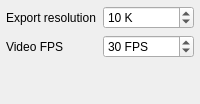
                         <widget class="QWidget" name="tab_11">
                          <attribute name="icon">
                           <iconset resource="../Icons/icons.qrc">
                            <normaloff>:/Icons/icons/picture.png</normaloff>:/Icons/icons/picture.png</iconset>
                          </attribute>
                          <attribute name="title">
                           <string>Export</string>
                          </attribute>
                          <layout class="QVBoxLayout" name="verticalLayout_4">
                           <property name="leftMargin">
                            <number>6</number>
                           </property>
                           <property name="topMargin">
                            <number>6</number>
                           </property>
                           <property name="rightMargin">
                            <number>6</number>
                           </property>
                           <property name="bottomMargin">
                            <number>6</number>
                           </property>
                           <item>
                            <widget class="QFrame" name="frame_51">
                             <property name="frameShape">
                              <enum>QFrame::Shape::NoFrame</enum>
                             </property>
                             <property name="frameShadow">
                              <enum>QFrame::Shadow::Raised</enum>
                             </property>
                             <layout class="QGridLayout" name="gridLayout_3">
                              <property name="leftMargin">
                               <number>0</number>
                              </property>
                              <property name="topMargin">
                               <number>0</number>
                              </property>
                              <property name="rightMargin">
                               <number>0</number>
                              </property>
                              <property name="bottomMargin">
                               <number>0</number>
                              </property>
                              <item row="2" column="0">
                               <spacer name="verticalSpacer_14">
                                <property name="orientation">
                                 <enum>Qt::Orientation::Vertical</enum>
                                </property>
                                <property name="sizeHint" stdset="0">
                                 <size>
                                  <width>20</width>
                                  <height>40</height>
                                 </size>
                                </property>
                               </spacer>
                              </item>
                              <item row="0" column="1">
                               <widget class="QSpinBox" name="resolution_factor_spinBox">
                                <property name="toolTip">
                                 <string>&lt;html&gt;&lt;head/&gt;&lt;body&gt;&lt;p&gt;Resolution factor.&lt;/p&gt;&lt;p&gt;1K = 1920 x 1080 pixels&lt;/p&gt;&lt;/body&gt;&lt;/html&gt;</string>
                                </property>
                                <property name="suffix">
                                 <string> K</string>
                                </property>
                                <property name="minimum">
                                 <number>1</number>
                                </property>
                                <property name="maximum">
                                 <number>100</number>
                                </property>
                                <property name="value">
                                 <number>10</number>
                                </property>
                               </widget>
                              </item>
                              <item row="1" column="1">
                               <widget class="QSpinBox" name="fps_spinBox">
                                <property name="toolTip">
                                 <string>Video frames per second</string>
                                </property>
                                <property name="suffix">
                                 <string> FPS</string>
                                </property>
                                <property name="minimum">
                                 <number>1</number>
                                </property>
                                <property name="maximum">
                                 <number>9999</number>
                                </property>
                                <property name="value">
                                 <number>30</number>
                                </property>
                               </widget>
                              </item>
                              <item row="0" column="0">
                               <widget class="QLabel" name="label_32">
                                <property name="text">
                                 <string>Export resolution</string>
                                </property>
                               </widget>
                              </item>
                              <item row="1" column="0">
                               <widget class="QLabel" name="label_150">
                                <property name="text">
                                 <string>Video FPS</string>
                                </property>
                               </widget>
                              </item>
                             </layout>
                            </widget>
                           </item>
                          </layout>
                         </widget>
